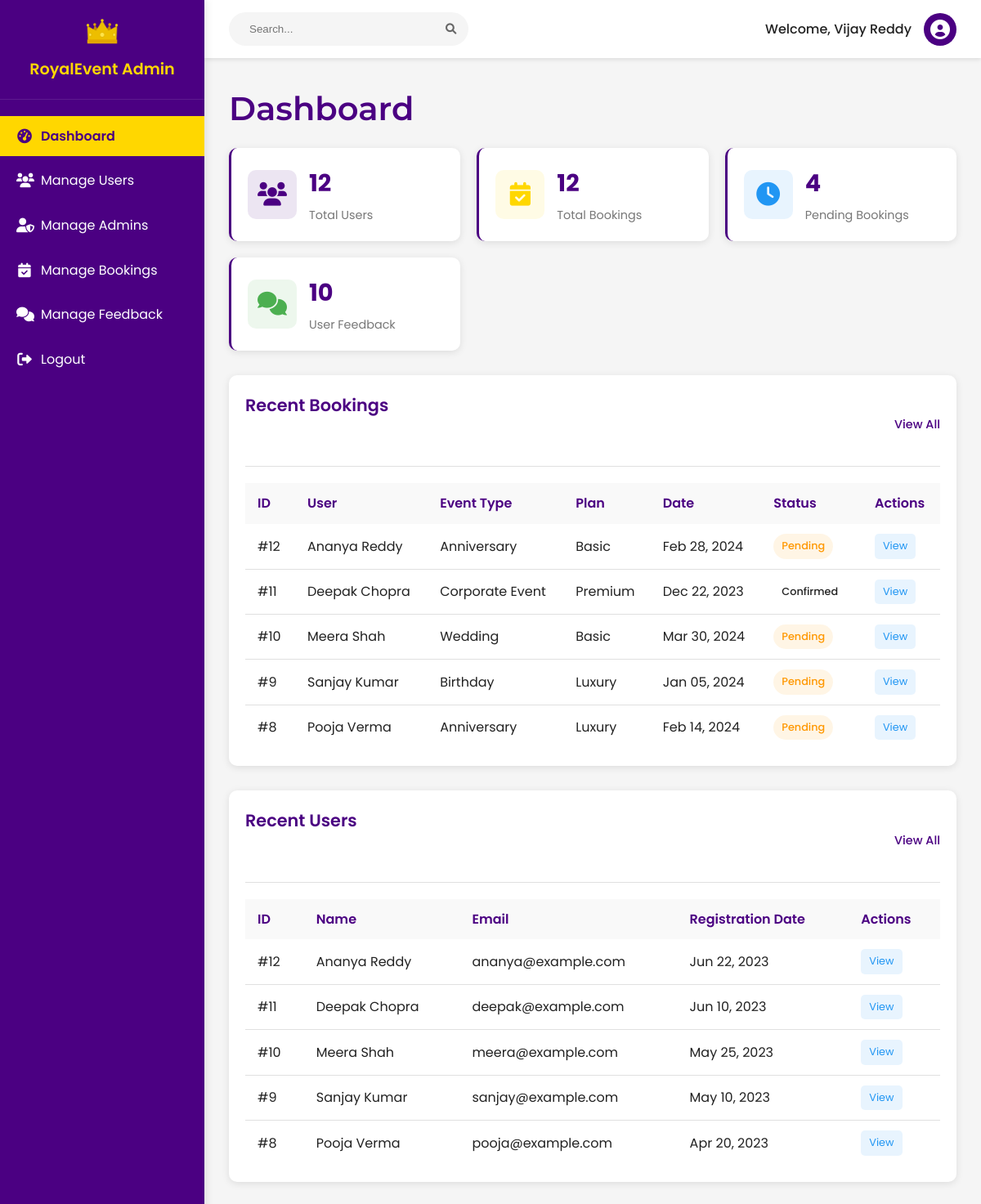
Screenshot of /admin-dashboard.php (signed in) with the database file from the repository.
### tables this page shows
CREATE TABLE IF NOT EXISTS `bookings` (
  `id` int(11) NOT NULL AUTO_INCREMENT,
  `user_id` int(11) NOT NULL,
  `event_type` enum('Wedding','Birthday','Anniversary','Corporate Event') NOT NULL,
  `plan` enum('Basic','Premium','Luxury') NOT NULL,
  `event_date` date NOT NULL,
  `guest_count` int(11) NOT NULL,
  `venue` varchar(255) DEFAULT NULL,
  `message` text,
  `total_amount` decimal(10,2) NOT NULL,
  `reference_number` varchar(50) NOT NULL,
  `status` enum('Pending','Confirmed','Completed','Canceled') NOT NULL DEFAULT 'Pending',
  `created_at` timestamp NOT NULL DEFAULT CURRENT_TIMESTAMP,
  `updated_at` timestamp NOT NULL DEFAULT CURRENT_TIMESTAMP ON UPDATE CURRENT_TIMESTAMP,
  PRIMARY KEY (`id`),
  KEY `bookings_user_id_foreign` (`user_id`),
  CONSTRAINT `bookings_user_id_foreign` FOREIGN KEY (`user_id`) REFERENCES `users` (`id`) ON DELETE CASCADE
);

CREATE TABLE IF NOT EXISTS `users` (
  `id` int(11) NOT NULL AUTO_INCREMENT,
  `name` varchar(255) NOT NULL,
  `email` varchar(255) NOT NULL,
  `password` varchar(255) NOT NULL,
  `profile_image` varchar(255) DEFAULT NULL,
  `phone` varchar(20) DEFAULT NULL,
  `user_type` enum('user','admin') NOT NULL DEFAULT 'user',
  `created_at` timestamp NOT NULL DEFAULT CURRENT_TIMESTAMP,
  `updated_at` timestamp NOT NULL DEFAULT CURRENT_TIMESTAMP ON UPDATE CURRENT_TIMESTAMP,
  PRIMARY KEY (`id`),
  UNIQUE KEY `email` (`email`)
);

### includes/functions.php (called while the page is built, shortened)
<?php
function get_admin_by_id($admin_id) {
    global $conn;
    $admin_id = (int)$admin_id;
    $query = "SELECT * FROM admins WHERE id = {$admin_id}";
    $result = mysqli_query($conn, $query);
    if($result && mysqli_num_rows($result) > 0) {
        return mysqli_fetch_assoc($result);
    }
    return null;
}
?>

### includes/admin/dashboard.php (the view)
<h1 class="page-title">Dashboard</h1>
<div class="dashboard-cards">
    <div class="dashboard-card">
        <div class="card-icon purple">
            <i class="fas fa-users"></i>
        </div>
        <div class="card-info">
            <div class="card-value"><?php echo $stats['total_users']; ?></div>
            <div class="card-label">Total Users</div>
        </div>
    </div>
    <div class="dashboard-card">
        <div class="card-icon gold">
            <i class="fas fa-calendar-check"></i>
        </div>
        <div class="card-info">
            <div class="card-value"><?php echo $stats['total_bookings']; ?></div>
            <div class="card-label">Total Bookings</div>
        </div>
    </div>
    <div class="dashboard-card">
        <div class="card-icon blue">
            <i class="fas fa-clock"></i>
        </div>
        <div class="card-info">
            <div class="card-value"><?php echo $stats['pending_bookings']; ?></div>
            <div class="card-label">Pending Bookings</div>
        </div>
    </div>
    <div class="dashboard-card">
        <div class="card-icon green">
            <i class="fas fa-comments"></i>
        </div>
        <div class="card-info">
            <div class="card-value"><?php echo $stats['total_feedback']; ?></div>
            <div class="card-label">User Feedback</div>
        </div>
    </div>
</div>
<div class="dashboard-section">
    <div class="section-header">
        <div class="section-title">Recent Bookings</div>
        <a href="admin-dashboard.php?page=manage-bookings" class="view-all">View All</a>
    </div>
    <?php if (empty($recent_bookings)): ?>
        <p>No bookings found.</p>
    <?php else: ?>
        <div class="table-responsive">
            <table class="admin-table">
                <thead>
                    <tr>
                        <th>ID</th>
                        <th>User</th>
                        <th>Event Type</th>
                        <th>Plan</th>
                        <th>Date</th>
                        <th>Status</th>
                        <th>Actions</th>
                    </tr>
                </thead>
                <tbody>
                    <?php foreach ($recent_bookings as $booking): ?>
                        <tr>
                            <td>#<?php echo $booking['id']; ?></td>
                            <td><?php echo $booking['user_name']; ?></td>
                            <td><?php echo $booking['event_type']; ?></td>
                            <td><?php echo $booking['plan']; ?></td>
                            <td><?php echo date('M d, Y', strtotime($booking['event_date'])); ?></td>
                            <td>
                                <span class="status <?php echo strtolower($booking['status']); ?>">
                                    <?php echo $booking['status']; ?>
                                </span>
                            </td>
                            <td>
                                <a href="admin-dashboard.php?page=manage-bookings&view=<?php echo $booking['id']; ?>" class="action-btn view">View</a>
                            </td>
                        </tr>
                    <?php endforeach; ?>
                </tbody>
            </table>
        </div>
    <?php endif; ?>
</div>
<div class="dashboard-section">
    <div class="section-header">
        <div class="section-title">Recent Users</div>
        <a href="admin-dashboard.php?page=manage-users" class="view-all">View All</a>
    </div>
    <?php if (empty($recent_users)): ?>
        <p>No users found.</p>
    <?php else: ?>
        <div class="table-responsive">
            <table class="admin-table">
                <thead>
                    <tr>
                        <th>ID</th>
                        <th>Name</th>
                        <th>Email</th>
                        <th>Registration Date</th>
                        <th>Actions</th>
                    </tr>
                </thead>
                <tbody>
                    <?php foreach ($recent_users as $user): ?>
                        <tr>
                            <td>#<?php echo $user['id']; ?></td>
                            <td><?php echo $user['name']; ?></td>
                            <td><?php echo $user['email']; ?></td>
                            <td><?php echo date('M d, Y', strtotime($user['created_at'])); ?></td>
                            <td>
                                <a href="admin-dashboard.php?page=manage-users&view=<?php echo $user['id']; ?>" class="action-btn view">View</a>
                            </td>
                        </tr>
                    <?php endforeach; ?>
                </tbody>
            </table>
        </div>
    <?php endif; ?>
</div>

### includes/admin-header.php (shortened to what this page needs)
<!DOCTYPE html>
<html lang="en">
<head>
    <link rel="stylesheet" href="https://cdnjs.cloudflare.com/ajax/libs/font-awesome/6.0.0-beta3/css/all.min.css">
    <link rel="stylesheet" href="assets/css/style.css">
</head>
<body>

### admin-dashboard.php (shortened to what this page needs)
<?php
require_once 'config/database.php';
require_once 'includes/functions.php';
$admin_id = $_SESSION['admin_id'];
$admin = get_admin_by_id($admin_id);
$page = isset($_GET['page']) ? clean_input($_GET['page']) : 'dashboard';
$stats = [];
$sql = "SELECT COUNT(*) as count FROM users";
$result = mysqli_query($conn, $sql);
$stats['total_users'] = mysqli_fetch_assoc($result)['count'];
$sql = "SELECT COUNT(*) as count FROM bookings";
$result = mysqli_query($conn, $sql);
$stats['total_bookings'] = mysqli_fetch_assoc($result)['count'];
$sql = "SELECT COUNT(*) as count FROM bookings WHERE status = 'Pending'";
$result = mysqli_query($conn, $sql);
$stats['pending_bookings'] = mysqli_fetch_assoc($result)['count'];
$sql = "SELECT COUNT(*) as count FROM admins";
$result = mysqli_query($conn, $sql);
$stats['total_admins'] = mysqli_fetch_assoc($result)['count'];
$sql = "SELECT COUNT(*) as count FROM feedback";
$result = mysqli_query($conn, $sql);
$stats['total_feedback'] = mysqli_fetch_assoc($result)['count'];
$sql = "SELECT * FROM users ORDER BY id DESC LIMIT 5";
$result = mysqli_query($conn, $sql);
$recent_users = [];
if ($result && mysqli_num_rows($result) > 0) {
    while ($row = mysqli_fetch_assoc($result)) {
        $recent_users[] = $row;
    }
}
$sql = "SELECT b.*, u.name as user_name
        FROM bookings b
        JOIN users u ON b.user_id = u.id
        ORDER BY b.id DESC LIMIT 5";
$result = mysqli_query($conn, $sql);
$recent_bookings = [];
if ($result && mysqli_num_rows($result) > 0) {
    while ($row = mysqli_fetch_assoc($result)) {
        $recent_bookings[] = $row;
    }
}
include 'includes/admin-header.php';
?>
<div class="admin-container">
    <div class="admin-sidebar">
        <div class="admin-logo">
            <img src="assets/images/logo/logo.png" alt="RoyalEvent Admin" style="height: 40px;">
            <span>RoyalEvent Admin</span>
        </div>
        <nav class="sidebar-nav">
            <ul>
                <li>
                    <a href="admin-dashboard.php" class="<?php echo $page === 'dashboard' ? 'active' : ''; ?>">
                        <i class="fas fa-tachometer-alt"></i>
                        <span>Dashboard</span>
                    </a>
                </li>
                <li>
                    <a href="admin-dashboard.php?page=manage-users" class="<?php echo $page === 'manage-users' ? 'active' : ''; ?>">
                        <i class="fas fa-users"></i>
                        <span>Manage Users</span>
                    </a>
                </li>
                <li>
                    <a href="admin-dashboard.php?page=manage-admins" class="<?php echo $page === 'manage-admins' ? 'active' : ''; ?>">
                        <i class="fas fa-user-shield"></i>
                        <span>Manage Admins</span>
                    </a>
                </li>
                <li>
                    <a href="admin-dashboard.php?page=manage-bookings" class="<?php echo $page === 'manage-bookings' ? 'active' : ''; ?>">
                        <i class="fas fa-calendar-check"></i>
                        <span>Manage Bookings</span>
                    </a>
                </li>
                <li>
                    <a href="admin-dashboard.php?page=manage-feedback" class="<?php echo $page === 'manage-feedback' ? 'active' : ''; ?>">
                        <i class="fas fa-comments"></i>
                        <span>Manage Feedback</span>
                    </a>
                </li>
                <li>
                    <a href="logout.php">
                        <i class="fas fa-sign-out-alt"></i>
                        <span>Logout</span>
                    </a>
                </li>
            </ul>
        </nav>
    </div>
    <div class="admin-content">
        <div class="admin-topbar">
            <div class="admin-search">
                <input type="text" placeholder="Search..." disabled>
                <button><i class="fas fa-search"></i></button>
            </div>
            <div class="admin-profile">
                <span>Welcome, <?php echo $admin['name']; ?></span>
                <div class="admin-avatar">
                    <i class="fas fa-user-circle"></i>
                </div>
            </div>
        </div>
        <div class="admin-main">
            <?php
            switch ($page) {
                default:
                    include 'includes/admin/dashboard.php';
                    break;
            }
            ?>
        </div>
    </div>
</div>

### assets/css/style.css (style rules this page uses)
* { margin: 0; padding: 0; box-sizing: border-box; }
:root { --primary-color: #4B0082; --secondary-color: #FFD700; --light-color: #FFFFFF; --dark-color: #222222; --gray-color: #F5F5F5; --border-color: #E0E0E0; --success-color: #4CAF50; --error-color: #F44336; --warning-color: #FF9800; --info-color: #2196F3; }
body { font-family: 'Poppins', sans-serif; font-size: 16px; line-height: 1.6; color: var(--dark-color); background-color: var(--light-color); }
h1, h2, h3, h4, h5, h6 { font-family: 'Montserrat', sans-serif; font-weight: 600; margin-bottom: 1rem; color: var(--primary-color); }
h1 { font-size: 2.5rem; }
a { color: var(--primary-color); text-decoration: none; transition: all 0.3s ease; }
.section-title { text-align: center; margin-bottom: 3rem; }
.dashboard-cards { display: grid; grid-template-columns: repeat(auto-fill, minmax(250px, 1fr)); gap: 20px; margin-bottom: 30px; }
.dashboard-card { background-color: var(--light-color); border-radius: 10px; box-shadow: 0 5px 15px rgba(0, 0, 0, 0.05); padding: 20px; display: flex; align-items: center; border-left: 3px solid var(--primary-color); }
.card-icon { width: 50px; height: 50px; border-radius: 50%; background-color: rgba(75, 0, 130, 0.1); display: flex; justify-content: center; align-items: center; margin-right: 15px; color: var(--primary-color); font-size: 1.5rem; }
.card-info { flex: 1; }
.card-value { font-size: 1.8rem; font-weight: 600; margin-bottom: 5px; color: var(--primary-color); }
.card-label { font-size: 0.9rem; color: #666; }
.table-responsive { overflow-x: auto; }

### includes/admin-header.php (style rules this page uses)
body { padding: 0; margin: 0; background-color: #f5f5f5; }

### rows the page displays
bookings: id "12", user.name "Ananya Reddy", event_type "Anniversary", plan "Basic", event_date "Feb 28, 2024", status "Pending"
bookings: id "11", user.name "Deepak Chopra", event_type "Corporate Event", plan "Premium", event_date "Dec 22, 2023", status "Confirmed"
bookings: id "10", user.name "Meera Shah", event_type "Wedding", plan "Basic", event_date "Mar 30, 2024", status "Pending"
bookings: id "9", user.name "Sanjay Kumar", event_type "Birthday", plan "Luxury", event_date "Jan 05, 2024", status "Pending"
bookings: id "8", user.name "Pooja Verma", event_type "Anniversary", plan "Luxury", event_date "Feb 14, 2024", status "Pending"
users: id "12", name "Ananya Reddy", email "ananya@example.com", created_at "Jun 22, 2023"
users: id "11", name "Deepak Chopra", email "deepak@example.com", created_at "Jun 10, 2023"
users: id "10", name "Meera Shah", email "meera@example.com", created_at "May 25, 2023"
users: id "9", name "Sanjay Kumar", email "sanjay@example.com", created_at "May 10, 2023"
users: id "8", name "Pooja Verma", email "pooja@example.com", created_at "Apr 20, 2023"

### other values shown
$admin['name'] "Vijay Reddy"
$stats['total_users'] "12"
$stats['total_bookings'] "12"
$stats['pending_bookings'] "4"
$stats['total_feedback'] "10"
